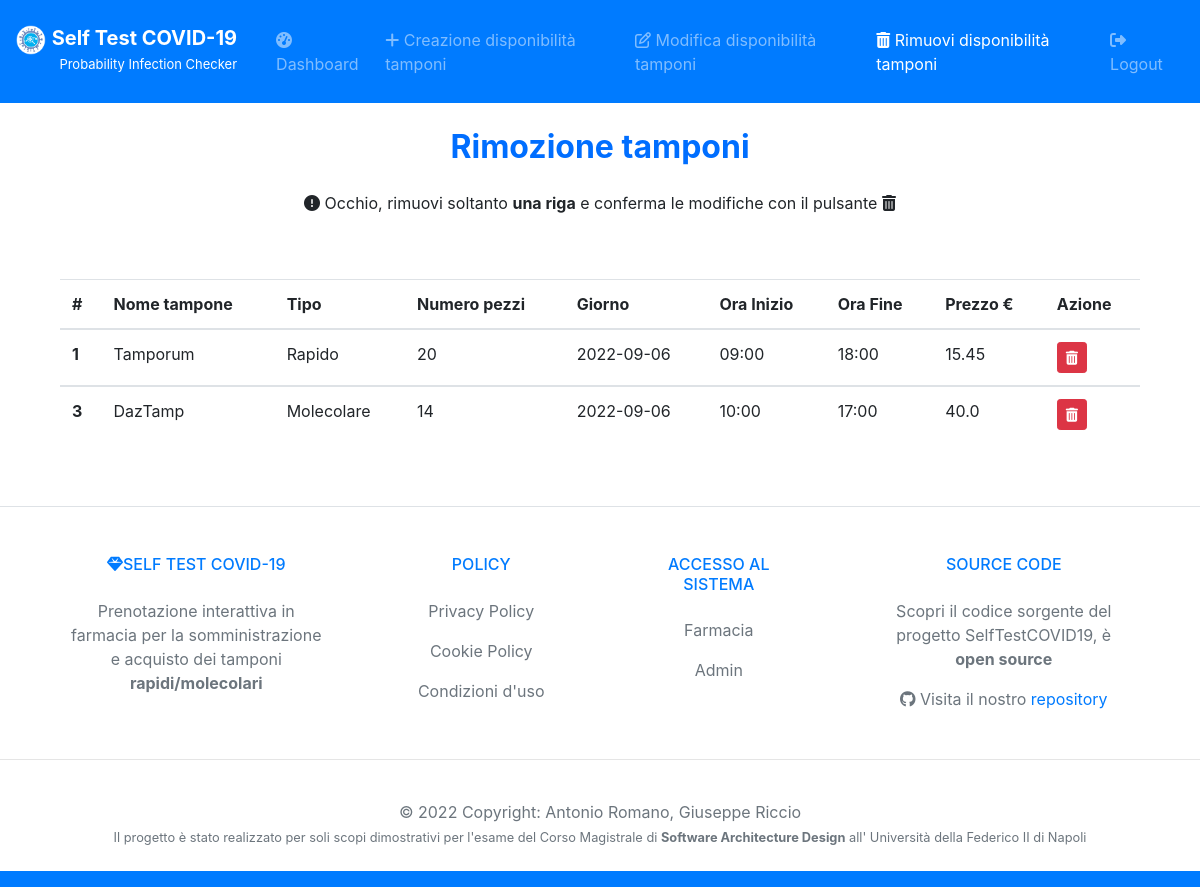
Before: /rimuoviDisponibilitaTamponi (signed in) with the older database file.
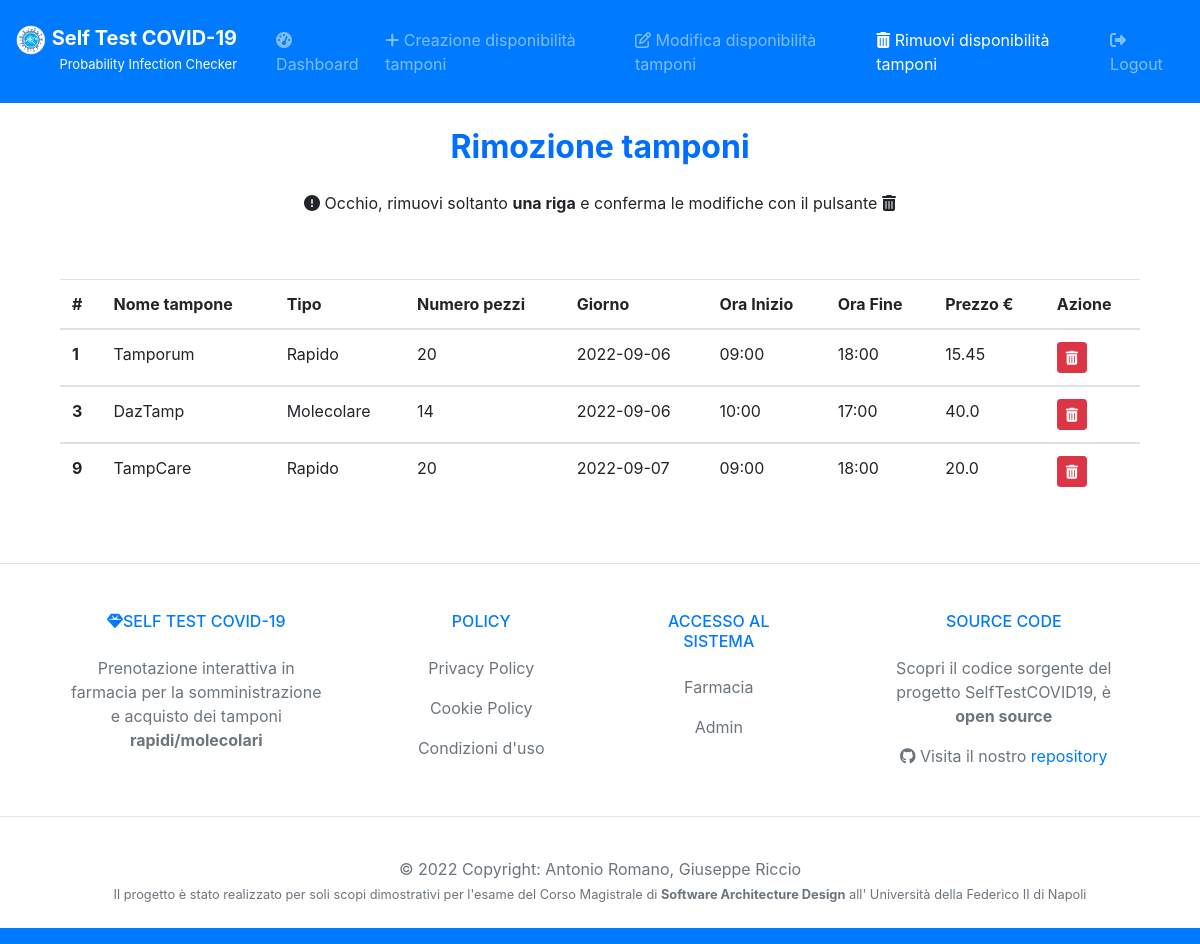
After: the same page with the newer database file.
### tables this page shows
CREATE TABLE `Tamponi` (
	ID INTEGER PRIMARY KEY AUTOINCREMENT,
	NomeTampone VARCHAR(50),
	Tipo VARCHAR(10),
	N_pezzi INTEGER,
	Giorno DATE,
	OraInizio TIME,
	OraFine TIME,
	Prezzo FLOAT,
	ID_Farmacia INTEGER,
	UNIQUE(NomeTampone,ID_Farmacia)
);

### controllers/GestioneDisponibilitàController.py (the view)
def rimozioneTamponi():
    msg = ""
    if 'loggedin' in session:
        connection = connectDB()
        tamponi = connection.execute('SELECT * FROM Tamponi WHERE ID_Farmacia = ?',(session['id'],)).fetchall()
        connection.close()
    else:
        return redirect('/loginFarmacia')
    return render_template('/FarmaciaView/rimozioneDisponibilitaTamponi.html', tamponi=tamponi, msg=msg)

### models/DB.py (called while the page is built)
def connectDB():
    connection = sqlite3.connect('./models/selftestcovid19.db')
    connection.row_factory = sqlite3.Row
    return connection

### templates/FarmaciaView/rimozioneDisponibilitaTamponi.html (shortened to what the changed rows need)
<!doctype html>
<html lang="it">
<head>
  <link rel="stylesheet" href="https://cdnjs.cloudflare.com/ajax/libs/font-awesome/4.7.0/css/font-awesome.min.css">
  <link rel="stylesheet" href="https://stackpath.bootstrapcdn.com/bootstrap/4.3.1/css/bootstrap.min.css">
</head>
<body>
  <div class="container">
    <center>
      <h2 class="text-center" style="margin: 25px;"><b><span style="color: #006eff;">
            Rimozione tamponi</span></b></h2>
      <div class="container">
        <div class="d-flex justify-content-center mt-5 table-responsive">
          <table class="table">
            <thead>
              <tr>
                <th scope="col">#</th>
                <th scope="col">Nome tampone </th>
                <th scope="col">Tipo</th>
                <th scope="col">Numero pezzi</th>
                <th scope="col">Giorno</th>
                <th scope="col">Ora Inizio</th>
                <th scope="col">Ora Fine</th>
                <th scope="col">Prezzo €</th>
                <th scope="col">Azione</th>
              </tr>
            </thead>
            <tbody>
              {% for tampone in tamponi %}
              <tr>
                <th scope="row">{{ tampone.ID }}</th>
                <td>{{ tampone.NomeTampone }}</td>
                <td>{{ tampone.Tipo }}</td>
                <td>{{ tampone.N_pezzi }}</td>
                <td>{{ tampone.Giorno }}</td>
                <td>{{ tampone.Orainizio }}</td>
                <td>{{ tampone.OraFine }}</td>
                <td>{{ tampone.Prezzo }}</td>
                <td>
                  <form action="{{ tampone.ID }}/rimuoviDisponibilitaTamponi" method="POST">
                    <button type="submit" class="btn btn-danger btn-sm"><i class="fa fa-trash"
                        aria-hidden="true"></i></button>
                  </form>
                </td>
              </tr>
            </tbody>
            {% endfor %}
          </table>
        </div>
      </div>
    </center>
  </div>
</body>
</body>
</html>

Changed rows visible on the page:
added Tamponi: ID "9", NomeTampone "TampCare", Tipo "Rapido", N_pezzi "20", Giorno "2022-09-07", Orainizio "09:00", OraFine "18:00", Prezzo "20.0"
